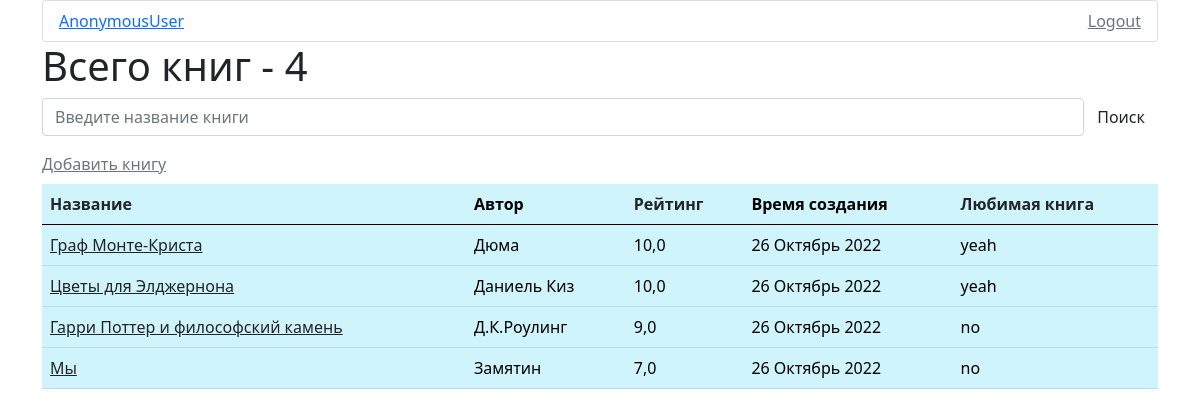
/rating/, run on the app's committed database.
### book/models.py (models this page shows, shortened)
class Book(models.Model):
    user = models.ForeignKey(User, on_delete=models.CASCADE, verbose_name='Пользователь')
    title = models.CharField(max_length=255, verbose_name='Название книги')
    author = models.CharField(max_length=100, verbose_name='Автор книги')
    category = models.CharField(max_length=50, choices=Category.choices, verbose_name='Категория')
    photo = models.ImageField(upload_to='photos/%Y/%m/%d/', verbose_name='Обложка', blank=True, null=True)
    review = models.TextField(verbose_name='Рецензия')
    rating = models.FloatField(validators=[MinValueValidator(0.0), MaxValueValidator(10.0)],
                               verbose_name='Оценка')
    time_create = models.DateTimeField(auto_now_add=True, verbose_name='Время создание')
    time_update = models.DateTimeField(auto_now=True, verbose_name='Время обновления')
    favorite = models.BooleanField(default=False, verbose_name='Любимая книга')
    def get_absolute_url(self):
        return reverse('profile:book', kwargs={'book_id': self.pk})
    class Meta:
        verbose_name = 'Книга'
        verbose_name_plural = 'Книги'

### book/views.py (the view)
# urls.py: path('rating/', OrderBooksByRating.as_view(), name='order_by_rating')
class OrderBooksByRating(BookMixinData, ListView):
    def get_queryset(self):
        return Book.objects.all().order_by('-rating')
    def get_context_data(self, *, object_list=None, **kwargs):
        context = super().get_context_data()
        context['amout_books'] = Book.objects.all().count()
        return context

### templates/book/profile.html (shortened to what this page needs)
{% extends 'book/base.html' %}
{% block content %}
    <div><h1>Всего книг - {{ amout_books }}</h1></div>
    <form action="{% url 'profile:search' %}" method="get" class="d-flex editContent mb-3">
    <input type="search" name="search" class="form-control" placeholder="Введите название книги">
    <button class="btn" type="submit">Поиск</button>
    </form>
    <div class="mb-2"><a href="{% url 'profile:add_book' %}" class="link-secondary">Добавить книгу</a></div>
    <table class="table-info table">
    <thead>
        <th class="col"><a href="{% url 'profile:order_by_title' %}" style="text-decoration: none; color: #212529">Название</a></th>
        <th class="col">Автор</th>
        <th class="col"><a href="{% url 'profile:order_by_rating' %}" style="text-decoration: none; color: #212529">Рейтинг</a></th>
        <th class="col">Время создания</th>
        <th class="col"><a href="{% url 'profile:favorite_books' %}" style="text-decoration: none; color: #212529">Любимая книга</a></th>
    </thead>
    <tbody>
    {% for book in books %}
        <tr>
            <td><a href="{{ book.get_absolute_url }}" class="link-dark">{{ book.title }}</a></td>
            <td>{{ book.author }}</td>
            <td>{{ book.rating }}</td>
            <td>{{ book.time_create | date:'d F Y'}}</td>
            <td>{{ book.favorite | yesno:"yeah,no,maybe"}}</td>
        </tr>
    {% endfor %}
    </tbody>
    </table>
{% endblock %}

### data on the page
Book: title "Граф Монте-Криста", author "Дюма", rating "10,0", time_create "26 Октябрь 2022", favorite "yeah"
Book: title "Цветы для Элджернона", author "Даниель Киз", rating "10,0", time_create "26 Октябрь 2022", favorite "yeah"
Book: title "Гарри Поттер и философский камень", author "Д.К.Роулинг", rating "9,0", time_create "26 Октябрь 2022", favorite "no"
Book: title "Мы", author "Замятин", rating "7,0", time_create "26 Октябрь 2022", favorite "no"

### other printed values
{{ user }} "AnonymousUser"
{{ amout_books }} "4"
